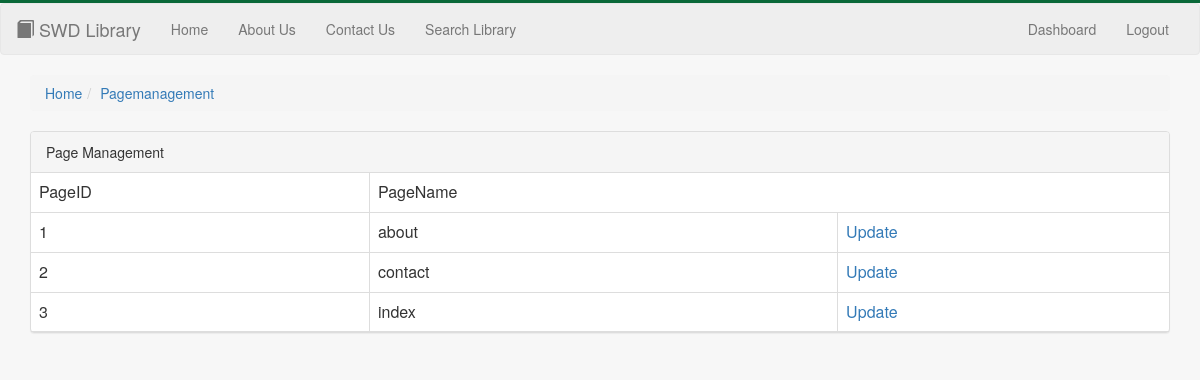
The app's page /public_html/protected/view/pagemanagement.php (signed in) with its own data.
### tables this page shows
CREATE TABLE IF NOT EXISTS pagecontent (
  PageID    INTEGER AUTO_INCREMENT NOT NULL PRIMARY KEY ,
  PageName  VARCHAR(50)            NOT NULL,
  Headline  VARCHAR(255)           NOT NULL,
  Content   LONGTEXT               NOT NULL
);

### public_html/protected/database/MySQLService.php (called while the page is built, shortened)
<?php
$root = realpath($_SERVER["DOCUMENT_ROOT"]);
require_once "$root/webdev/public_html/protected/entities/PageContent.php";
class MySQLService {
    private $connection;
    public function getConnection() {
        return $this->connection;
    }
    public function setConnection($connection) {
        $this->connection = $connection;
    }
    public function getAllPageContents(): ? array {
        $connection = $this->getConnection();
        $contentArray = null;
        if ($connection) {
            $sql = "SELECT * FROM pagecontent";
            $result = mysqli_query($connection, $sql);
            if ($result->num_rows >= 1) {
                $resultArray = $result->fetch_all();
                $contentArray = array();
                foreach ($resultArray as $content) {
                    array_push($contentArray, new PageContent($content["0"], $content["1"], $content["2"], $content["3"]));
                }
            }
        }
        return $contentArray;
    }
}

### public_html/protected/controller/ContentController.php (called while the page is built, shortened)
<?php
$root = realpath($_SERVER["DOCUMENT_ROOT"]);
require_once "$root/webdev/public_html/protected/database/MySQLService.php";
class ContentController {
    public static function getAllPageContents(): ?array {
        $sqlService = new MySQLService();
        if ($sqlService->connect()) {
            return $sqlService->getAllPageContents();
        }
        return null;
    }
}

### public_html/protected/entities/PageContent.php (called while the page is built, shortened)
<?php
class PageContent implements Serializable {
    private $pageId, $pageName, $headline, $content;
    public function __construct($pageId, $pageName, $headline, $content) {
        $this->pageId = $pageId;
        $this->pageName = $pageName;
    }
    public function getPageId() {
        return $this->pageId;
    }
    public function getPageName() {
        return $this->pageName;
    }
}

### public_html/protected/view/pagemanagement.php (the view, shortened to what this page needs)
<html>
<head>
    <?php include '../../protected/view/parts/head.php'; ?>
</head>
<?php include '../../protected/view/parts/header.php'; ?>
<body>
<div class="container">
    <?php include '../../protected/view/parts/breadcrumb.php'; ?>
    <div class="panel panel-default">
        <div class="panel-heading">Page Management</div>
        <table class="table table-hover table-bordered">
            <tr>
                <td>PageID</td>
                <td>PageName</td>
            </tr>
            <?php
            require_once "../controller/ContentController.php";
            require_once "../entities/PageContent.php";
            $contents = ContentController::getAllPageContents();
            if ($contents != null) {
                foreach ($contents as $content) {
                    echo '<tr>';
                    echo '<td>' . $content->getPageId() . '</td>';
                    echo '<td>' . $content->getPageName() . '</td>';
                    echo '<td><a href="../protected/action/pagemanagement.php?page-update=' . $content->getPageName() . '">Update</a></td>';
                    echo '</tr>';
                }
            }
            echo '</table>';
            echo '</div>';
            echo '</div></br>';
            ?>
</body>
</html>

### public_html/src/css/main.css (style rules this page uses)
body { margin: 0 0 40px; border-top: 3px solid #096838; overflow-x: hidden; background-color: #f7f7f7; }

### records on screen
pagecontent: PageID "1", PageName "about"
pagecontent: PageID "2", PageName "contact"
pagecontent: PageID "3", PageName "index"

### other values on screen
str_replace(array(".php", "_"), array("", " "), $crumb) . ' ' "Pagemanagement"
